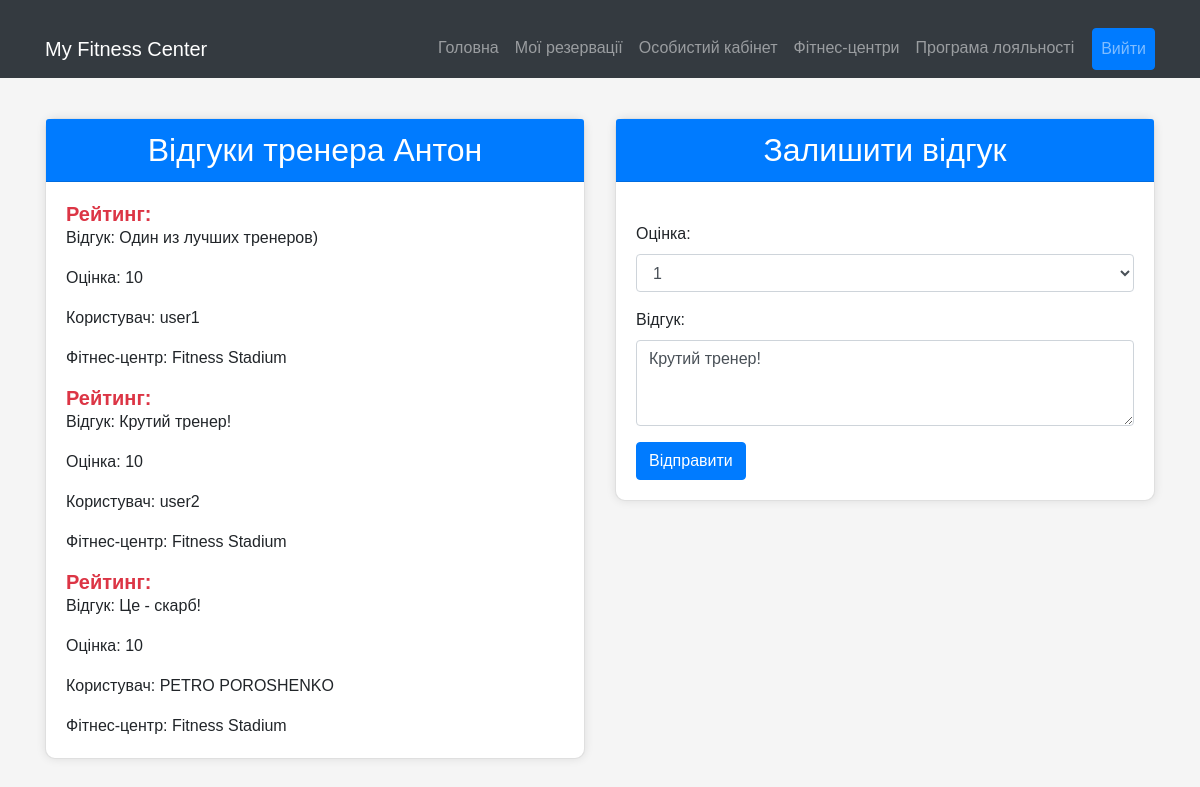
The page /fitness_center/1/trainer/1/rating (signed in) on the database its author committed.
### project_package/models.py (models this page shows, shortened)
class Trainer(Base):
    __tablename__ = "trainer"
    id = Column(Integer, primary_key=True)
    name = Column(String(50), unique=True, nullable=False)
    gym_id = Column(Integer, ForeignKey('gym.id'))
    gym = relationship('Gym', back_populates='trainer')
    review = relationship('Review', back_populates='trainer')
    trainer_services = relationship('TrainerServices', back_populates='trainer')
    trainer_schedule = relationship('TrainerSchedule', back_populates='trainer')

class Review(Base):
    __tablename__ = "review"
    id = Column(Integer, primary_key=True)
    user_id = Column(Integer, ForeignKey('user.id'))
    trainer_id = Column(Integer, ForeignKey('trainer.id'))
    gym_id = Column(Integer, ForeignKey('gym.id'))
    points = Column(Integer)
    text = Column(String)
    gym = relationship('Gym', back_populates='review')
    trainer = relationship('Trainer', back_populates='review')
    user = relationship('User', back_populates='review')

class User(Base):
    __tablename__ = "user"
    id = Column(Integer, primary_key=True, autoincrement=True, unique=True)
    login = Column(String(50), unique=True, nullable=False)
    password = Column(String(50))
    birth_date = Column(String(50), default='1940-01-01', nullable=False)
    phone = Column(String(50))
    funds = Column(Integer, nullable=False, default=0)
    review = relationship('Review', back_populates='user')

class Gym(Base):
    __tablename__ = "gym"
    id = Column(Integer, primary_key=True)
    name = Column(String, unique=True, nullable=False)
    address = Column(String(50))
    contacts = Column(String(50))
    services = relationship("Service", back_populates="gym")
    trainer = relationship("Trainer", back_populates="gym")
    review = relationship("Review", back_populates="gym")

### app.py (the view)
@app.route('/fitness_center/<gym_id>/trainer/<trainer_id>/rating', methods=['GET', 'POST'])
@login_required
def trainer_rating(gym_id, trainer_id):
    user = session.get('user', None)
    if request.method == 'POST':
        rating = request.form.get('rating')
        review_text = request.form.get('review')
        user_review = db_session.query(Review).filter_by(user_id=user['id'], trainer_id=trainer_id).first()
        if user_review is not None:
            user_review.points = rating
            user_review.text = review_text
        else:
            new_review = Review(user_id=user['id'], trainer_id=trainer_id, gym_id=gym_id, points=int(rating),
                                text=review_text)
            db_session.add(new_review)
        db_session.commit()
        return redirect(f'/fitness_center/{gym_id}/trainer/{trainer_id}/rating')
    else:
        user_reviw = db_session.query(Review).filter_by(user_id=user['id'], trainer_id=trainer_id).first()
        trainer = db_session.query(Trainer).join(Gym, Trainer.gym_id == Gym.id).filter(Trainer.id == trainer_id).first()
        reviews = db_session.query(Review).filter_by(trainer_id=trainer_id).all()
        return render_template('trainer_rating.html', reviews=reviews, users=user, trainer=trainer,
                               user_reviw=user_reviw)

### app.py (called while the page is built)
def login_required(f):
    @wraps(f)
    def wrapper(*args, **kwargs):
        if 'user' in session:
            return f(*args, **kwargs)
        else:
            return redirect('/login')
    return wrapper

### templates/trainer_rating.html (shortened to what this page needs)
<!DOCTYPE html>
<html lang="uk">
<head>
    <link href="https://stackpath.bootstrapcdn.com/bootstrap/4.5.2/css/bootstrap.min.css" rel="stylesheet">
</head>
<body>
<nav class="navbar navbar-expand-lg navbar-dark bg-dark">
    <div class="container">
        <a class="navbar-brand" href="/">My Fitness Center</a>
        <div class="collapse navbar-collapse" id="navbarNav">
            <ul class="navbar-nav ml-auto">
                <li class="nav-item">
                    <a class="nav-link" href="/">Головна</a>
                </li>
                <li class="nav-item">
                    <a class="nav-link" href="/user/reservations">Мої резервації</a>
                </li>
                <li class="nav-item">
                    <a class="nav-link" href="/user">Особистий кабінет</a>
                </li>
                <li class="nav-item">
                    <a class="nav-link" href="/fitness_center">Фітнес-центри</a>
                </li>
                <li class="nav-item">
                    <a class="nav-link" href="/">Програма лояльності</a>
                </li>
                <li class="nav-item">
                    <a class="nav-link btn btn-primary btn-logout" href="/logout">Вийти</a>
                </li>
            </ul>
        </div>
    </div>
</nav>
<div class="container">
    <div class="row">
        <div class="col-md-6">
            <div class="card">
                <div class="card-header">
                    <h2 class="card-title mb-0">Відгуки тренера {{ trainer.name }}</h2>
                </div>
                <div class="card-body">
                    {% if reviews %}
                        <ul class="list-group">
                            {% for review in reviews %}
                                <h5 class="card-title highlight">Рейтинг: {{ trainer.rating }}</h5>
                                <p class="card-text">Відгук: {{ review.text }}</p>
                                <p class="card-text">Оцінка: {{ review.points }}</p>
                                <p class="card-text">Користувач: {{ review.user.login }}</p>
                                <p class="card-text">Фітнес-центр: {{ trainer.gym.name }}</p>
                            {% endfor %}
                        </ul>
                    {% else %}
                        <p class="card-text">Відгуки відсутні</p>
                    {% endif %}
                </div>
            </div>
        </div>
        <div class="col-md-6">
            <div class="card">
                <div class="card-header">
                    <h2 class="card-title mb-0 review-title">Залишити відгук</h2>
                </div>
                <div class="card-body review-form">
                    <form method="post">
                        <div class="form-group">
                            <label for="rating">Оцінка:</label>
                            <select class="form-control" id="rating" name="rating" required>{{ user_reviw.points }}
                                {% for i in range(1, 11) %}
                                    <option value="{{ i }}">{{ i }}</option>
                                {% endfor %}
                            </select>
                        </div>
                        <div class="form-group">
                            <label for="review">Відгук:</label>
                            <textarea class="form-control" id="review" name="review" rows="3" required>{{ user_reviw.text }}</textarea>
                        </div>
                        <button type="submit" class="btn btn-primary">Відправити</button>
                    </form>
                </div>
            </div>
        </div>
    </div>
</div>
</body>
</html>

### templates/trainer_rating.html (style rules this page uses)
body { background-color: #f5f5f5; font-family: Arial, sans-serif; }
.container { margin-top: 20px; }
.card { background-color: #fff; border-radius: 10px; box-shadow: 0px 0px 10px 0px rgba(0,0,0,0.1); margin-top: 20px; }
.card-header { background-color: #007bff; color: #fff; text-align: center; border-top-left-radius: 10px; border-top-right-radius: 10px; }
.card-title { margin-bottom: 0; }
.review-title { text-align: center; }
.review-form { margin-top: 20px; }
.highlight { color: #dc3545; font-weight: bold; }
.btn-logout { margin-left: 10px; }

### rows shown on the page
Trainer: name "Антон"
Review: text "Один из лучших тренеров)", points "10", user.login "user1"
Gym: gym.name "Fitness Stadium"
Review: text "Крутий тренер!", points "10", user.login "user2", review "Крутий тренер!"
Review: text "Це - скарб!", points "10", user.login "PETRO POROSHENKO"

### other values the page prints
form field rating "1"
